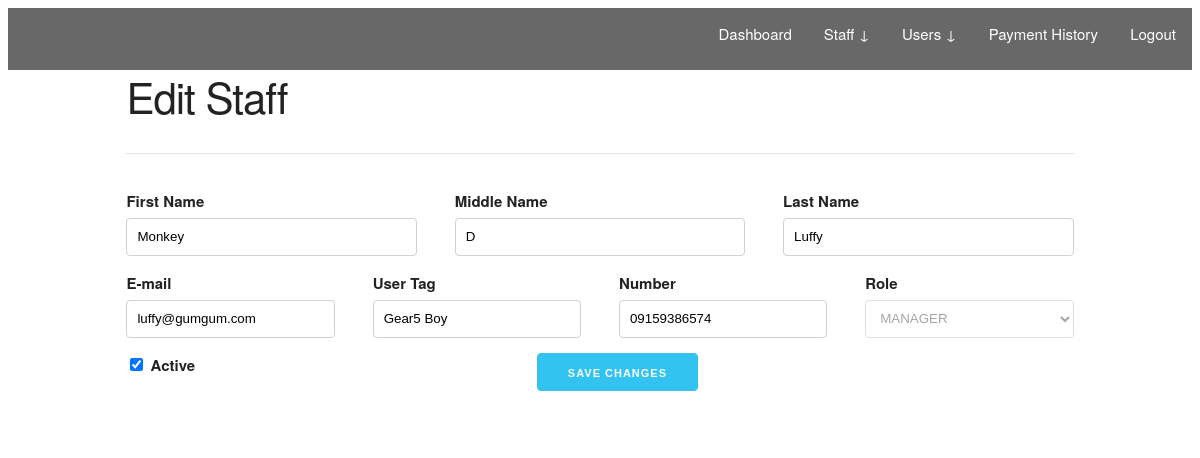
Screenshot of /admin/edit_staff/2 (signed in) with the database file from the repository.
### estate/models.py (models this page shows, shortened)
class User(db.Model, UserMixin):
    __tablename__ = 'users'
    id = db.Column(db.Integer, primary_key=True)
    user_tag = db.Column(db.String(64), unique=True)
    password_hash = db.Column(db.String(128))
    first_name = db.Column(db.String(128))
    middle_name = db.Column(db.String(128))
    last_name = db.Column(db.String(128))
    gender = db.Column(db.String(32))
    role = db.Column(db.String(32))
    email = db.Column(db.String(128), unique=True)
    number = db.Column(db.String(64))
    is_active = db.Column(db.BOOLEAN, default=True)
    joined_date = db.Column(db.DateTime, default=datetime.now())
    is_staff = db.Column(db.BOOLEAN, default=False)
    is_new = db.Column(db.BOOLEAN, default=True)
    outstanding_rent = db.Column(db.Integer, default=0)
    outstanding_service_charge = db.Column(db.Integer, default=0)
    lease_duration = db.Column(db.Integer, default=1)
    lease_start = db.Column(db.DateTime)
    lease_expiry = db.Column(db.DateTime)
    """RELATIONSHIPS"""
    payments = db.relationship('Payment', backref='tenant', lazy='dynamic')
    """PASSWORD METHODS AND VERIFICATION"""
    @property
    def password(self) -> AttributeError:
        raise AttributeError('PROPERTY NOT ACCESSIBLE')
    """----------------------------------------------------------"""

### estate/blueprints/admin/views.py (the view, shortened to what this page needs)
@admin.route('/admin/edit_staff/<int:id>', methods=['GET', 'POST', 'PUT'])
@login_required
@admin_required
def edit_staff(id):
    user = User.query.get(id)
    form = EditStaffInfo(obj=user)
    return render_template('admin/edit_staff.html', form=form)

### estate/blueprints/admin/forms.py
class EditStaffInfo(FlaskForm):
    first_name = StringField(label="First Name", render_kw={
        'placeholder': 'Firt Name'
    })
    middle_name = StringField(label="Middle Name", render_kw={
        'placeholder': 'Middle Name'
    })
    last_name = StringField(label="Last Name", render_kw={
        'placeholder': 'Last Name'
    })
    user_tag = StringField(label="User Tag", render_kw={
        'placeholder': 'User Tag'
    })
    email = EmailField(label="E-mail", render_kw={
        'placeholder': 'Email'
    })
    number = TelField(label="Number", render_kw={
        'placeholder': 'Number'
    })
    role = SelectField(label="Role", choices=[
        'WORKER', 'MANAGER'
    ], render_kw = {'disabled': 'disabled'}
    )
    is_active = BooleanField()
    save = SubmitField(label='Save Changes')

### estate/models.py (called while the page is built)
@login_manager.user_loader
def load_user(user_tag):
    return User.query.get(user_tag)

### estate/templates/admin/edit_staff.html (shortened to what this page needs)
{% extends "base.html" %}
{% block content %}
<header>
    {% include 'partials/admin_nav.html' %}
</header>
<div class="container">
    <h2>Edit Staff</h2>
    <hr>
    <form method="POST">
        <div class="row">
            <div class="four columns">
                {{ form.first_name.label }}
                {{ form.first_name(class='u-full-width') }}
            </div>
            <div class="four columns">
                {{ form.middle_name.label }}
                {{ form.middle_name(class='u-full-width') }}
            </div>
            <div class="four columns">
                {{ form.last_name.label }}
                {{ form.last_name(class='u-full-width') }}
            </div>
        </div>
        <div class="row">
            <div class="three columns">
                {{ form.email.label }}
                {{ form.email(class='u-full-width') }}
            </div>
            <div class="three columns">
                {{ form.user_tag.label }}
                {{ form.user_tag(class='u-full-width') }}
            </div>
            <div class="three columns">
                {{ form.number.label }}
                {{ form.number(class='u-full-width') }}
            </div>
            <div class="three columns">
                {{ form.role.label }}
                {{ form.role(class='u-full-width') }}
            </div>
        </div>
        <div class="row">
            <div class="five columns">
                <label>
                    {{ form.is_active() }}
                    <span>Active</span>
                </label>
            </div>
            <div class="five columns">
                {{ form.save(class='button-primary') }}
            </div>
        </div>
    </form>
</div>
{% endblock %}

### estate/static/css/custom.css (style rules this page uses)
* { box-sizing: border-box; }

### estate/static/css/skeleton.css (style rules this page uses)
.container { position: relative; width: 100%; max-width: 960px; margin: 0 auto; padding: 0 20px; box-sizing: border-box; }
.column, .columns { width: 100%; float: left; box-sizing: border-box; }
@media (min-width: 400px) { .container { width: 85%; padding: 0; } }
@media (min-width: 550px) { .container { width: 80%; } }
@media (min-width: 550px) { .column, .columns { margin-left: 4%; } }
@media (min-width: 550px) { .column:first-child, .columns:first-child { margin-left: 0; } }
@media (min-width: 550px) { .three.columns { width: 22%; } }
@media (min-width: 550px) { .four.columns { width: 30.6666666667%; } }
@media (min-width: 550px) { .five.columns { width: 39.3333333333%; } }
html { font-size: 62.5%; }
body { font-size: 1.5em; line-height: 1.6; font-weight: 400; font-family: "Raleway", "HelveticaNeue", "Helvetica Neue", Helvetica, Arial, sans-serif; color: #222; }
h1, h2, h3, h4, h5, h6 { margin-top: 0; margin-bottom: 2rem; font-weight: 300; }
h2 { font-size: 3.6rem; line-height: 1.25; letter-spacing: -.1rem; }
@media (min-width: 550px) { h2 { font-size: 4.2rem; } }
.button, button, input[type="submit"], input[type="reset"], input[type="button"] { display: inline-block; height: 38px; padding: 0 30px; color: #555; text-align: center; font-size: 11px; font-weight: 600; line-height: 38px; letter-spacing: .1rem; text-transform: uppercase; text-decoration: none; white-space: nowrap; background-color: transparent; border-radius: 4px; border: 1px solid #bbb; cursor: pointer; box-sizing: border-box; }
.button.button-primary, button.button-primary, input[type="submit"].button-primary, input[type="reset"].button-primary, input[type="button"].button-primary { color: #FFF; background-color: #33C3F0; border-color: #33C3F0; }
input[type="email"], input[type="number"], input[type="search"], input[type="text"], input[type="tel"], input[type="url"], input[type="password"], textarea, select { height: 38px; padding: 6px 10px; background-color: #fff; border: 1px solid #D1D1D1; border-radius: 4px; box-shadow: none; box-sizing: border-box; }
input[type="email"], input[type="number"], input[type="search"], input[type="text"], input[type="tel"], input[type="url"], input[type="password"], textarea { -webkit-appearance: none; -moz-appearance: none; appearance: none; }
label, legend { display: block; margin-bottom: .5rem; font-weight: 600; }
input[type="checkbox"], input[type="radio"] { display: inline; }
input, textarea, select, fieldset { margin-bottom: 1.5rem; }
pre, blockquote, dl, figure, table, p, ul, ol, form { margin-bottom: 2.5rem; }
.u-full-width { width: 100%; box-sizing: border-box; }
hr { margin-top: 3rem; margin-bottom: 3.5rem; border-width: 0; border-top: 1px solid #E1E1E1; }
.container:after, .row:after, .u-cf { content: ""; display: table; clear: both; }

### rows the page displays
User: first_name "Monkey", middle_name "D", last_name "Luffy", email "luffy@gumgum.com", user_tag "Gear5 Boy", number "09159386574", role "MANAGER", is_active "☑"
